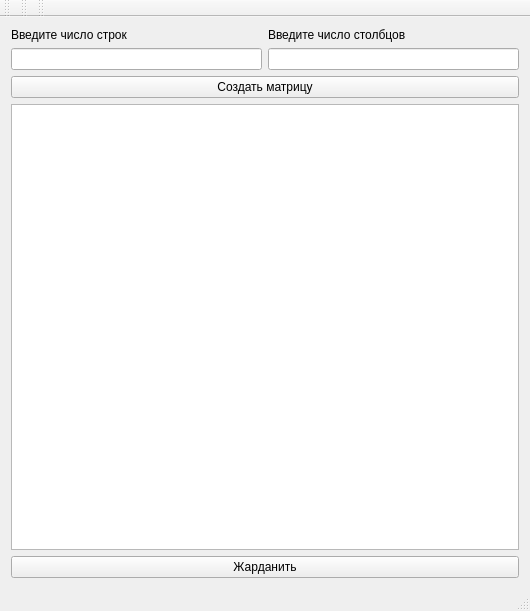
<?xml version="1.0" encoding="UTF-8"?>
<ui version="4.0">
 <class>MainWindow</class>
 <widget class="QMainWindow" name="MainWindow">
  <property name="geometry">
   <rect>
    <x>0</x>
    <y>0</y>
    <width>530</width>
    <height>611</height>
   </rect>
  </property>
  <property name="windowTitle">
   <string>MainWindow</string>
  </property>
  <widget class="QWidget" name="centralWidget">
   <layout class="QGridLayout" name="gridLayout_4">
    <item row="0" column="0">
     <layout class="QGridLayout" name="gridLayout_3" rowstretch="0,0,0,0,0">
      <property name="sizeConstraint">
       <enum>QLayout::SetDefaultConstraint</enum>
      </property>
      <property name="leftMargin">
       <number>0</number>
      </property>
      <property name="topMargin">
       <number>0</number>
      </property>
      <property name="rightMargin">
       <number>0</number>
      </property>
      <property name="bottomMargin">
       <number>0</number>
      </property>
      <item row="1" column="0">
       <widget class="QLineEdit" name="EditRow">
        <property name="inputMethodHints">
         <set>Qt::ImhDigitsOnly</set>
        </property>
       </widget>
      </item>
      <item row="2" column="0" colspan="2">
       <widget class="QPushButton" name="ButtonCreate">
        <property name="text">
         <string>Создать матрицу</string>
        </property>
       </widget>
      </item>
      <item row="0" column="1">
       <widget class="QLabel" name="label_2">
        <property name="maximumSize">
         <size>
          <width>252</width>
          <height>50</height>
         </size>
        </property>
        <property name="text">
         <string>Введите число столбцов</string>
        </property>
       </widget>
      </item>
      <item row="0" column="0">
       <widget class="QLabel" name="label">
        <property name="minimumSize">
         <size>
          <width>0</width>
          <height>0</height>
         </size>
        </property>
        <property name="maximumSize">
         <size>
          <width>252</width>
          <height>50</height>
         </size>
        </property>
        <property name="text">
         <string>Введите число строк</string>
        </property>
        <property name="buddy">
         <cstring>label</cstring>
        </property>
       </widget>
      </item>
      <item row="1" column="1">
       <widget class="QLineEdit" name="EditColumn">
        <property name="inputMethodHints">
         <set>Qt::ImhDigitsOnly</set>
        </property>
       </widget>
      </item>
      <item row="3" column="0" colspan="2">
       <widget class="QTableWidget" name="tableWidget">
        <property name="inputMethodHints">
         <set>Qt::ImhDigitsOnly</set>
        </property>
        <attribute name="horizontalHeaderDefaultSectionSize">
         <number>200</number>
        </attribute>
        <attribute name="verticalHeaderDefaultSectionSize">
         <number>100</number>
        </attribute>
       </widget>
      </item>
      <item row="4" column="0" colspan="2">
       <widget class="QPushButton" name="ButtonJardan">
        <property name="text">
         <string>Жарданить</string>
        </property>
       </widget>
      </item>
     </layout>
    </item>
   </layout>
  </widget>
  <widget class="QMenuBar" name="menuBar">
   <property name="geometry">
    <rect>
     <x>0</x>
     <y>0</y>
     <width>530</width>
     <height>25</height>
    </rect>
   </property>
  </widget>
  <widget class="QToolBar" name="mainToolBar">
   <attribute name="toolBarArea">
    <enum>TopToolBarArea</enum>
   </attribute>
   <attribute name="toolBarBreak">
    <bool>false</bool>
   </attribute>
  </widget>
  <widget class="QStatusBar" name="statusBar"/>
  <widget class="QToolBar" name="toolBar">
   <property name="windowTitle">
    <string>toolBar</string>
   </property>
   <attribute name="toolBarArea">
    <enum>TopToolBarArea</enum>
   </attribute>
   <attribute name="toolBarBreak">
    <bool>false</bool>
   </attribute>
  </widget>
  <widget class="QToolBar" name="toolBar_2">
   <property name="windowTitle">
    <string>toolBar_2</string>
   </property>
   <attribute name="toolBarArea">
    <enum>TopToolBarArea</enum>
   </attribute>
   <attribute name="toolBarBreak">
    <bool>false</bool>
   </attribute>
  </widget>
 </widget>
 <layoutdefault spacing="6" margin="11"/>
 <resources/>
 <connections/>
</ui>
